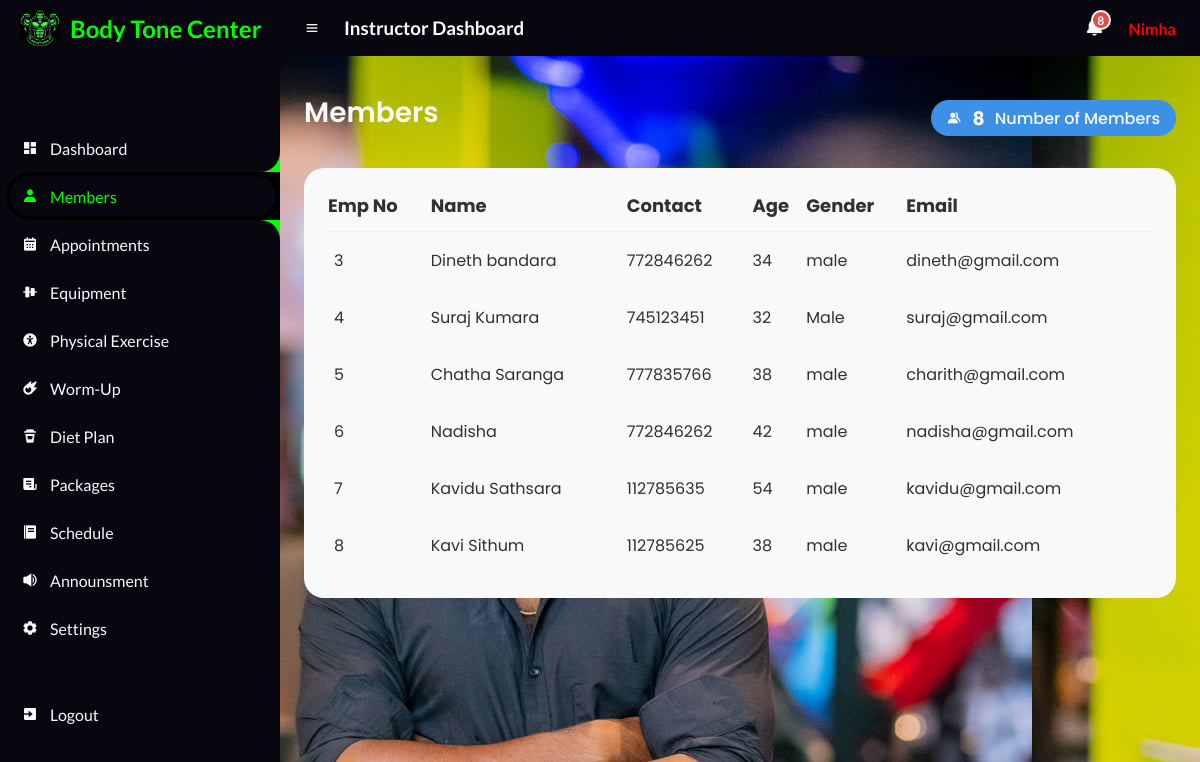
/Instructor/Members.php (signed in), run on the app's committed database.
### tables this page shows
CREATE TABLE `users` (
  `id` int(255) NOT NULL,
  `name` varchar(255) DEFAULT NULL,
  `contact` int(10) NOT NULL,
  `age` varchar(2) NOT NULL,
  `gender` varchar(10) NOT NULL,
  `email` varchar(255) NOT NULL,
  `password` varchar(255) NOT NULL,
  `user_type` varchar(255) NOT NULL
);

### Instructor/MembersBody.php (the view, shortened to what this page needs)
<main>
	<div class="head-title">
		<div class="left">
			<h1>Members</h1>
		</div>
		<a class="btn-download">
			<i class='bx bxs-group'></i>
			<?php
				require 'dbconfig.php';
				$query = "SELECT id FROM users ORDER BY id";
				$query_run = mysqli_query($connection, $query);
				$row = mysqli_num_rows($query_run);
				echo '<h3 >' . $row . '</h3>';
				?>
			<p>Number of Members</p>
		</a>
	</div>
	<div class="table-data">
		<div class="order">
			<table class="table">
				<thead>
					<tr>
						<th style="font-size: large;">Emp No</th>
						<th style="font-size: large;">Name</th>
						<th style="font-size: large;">Contact</th>
						<th  style="font-size: large;">Age</th>
						<th  style="font-size: large;">Gender</th>
						<th style="font-size: large;">Email</th>
					</tr>
				</thead>
				<tbody>
					<?php
					$servername = "localhost";
					$username = "root";
					$password = "";
					$database = "body_tone_db";
					$connection = new mysqli($servername, $username, $password, $database);
					$sql = "SELECT * FROM users WHERE user_type = 'member'";
					$result = $connection->query($sql);
					while ($row = $result->fetch_assoc()) {
						echo "
                    <tr>
                    <td>$row[id]</td>
                    <td>$row[name]</td>
                    <td>$row[contact]</td>
					<td>$row[age]</td>
					<td>$row[gender]</td>
					<td>$row[email]</td>
                    <td >
                    </td>
                </tr>
                    ";
					}
					?>
				</tbody>
			</table>
		</div>
	</div>
</main>

### Instructor/css/style.css (style rules this page uses)
* { margin: 0; padding: 0; box-sizing: border-box; }
a { text-decoration: none; }
:root { --poppins: 'Poppins', sans-serif; --lato: 'Lato', sans-serif; --light: #F9F9F9; --blue: #3C91E6; --light-blue: #CFE8FF; --grey: #eee; --dark-grey: #AAAAAA; --dark: #342E37; --red: #DB504A; --yellow: #FFCE26; --light-yellow: #FFF2C6; --orange: #FD7238; --light-orange: #FFE0D3; --black: #000000; --light-black: #1b1a1a; --li-black: #6F6C6C ; --slow-black:#08070f ; --lime:lime; }
html { overflow-x: hidden; }
body { background-image: url("8.jpg"); overflow-x: hidden; }
#content main { width: 100%; padding: 36px 24px; font-family: var(--poppins); max-height: calc(100vh - 56px); overflow-y: auto; }
#content main .head-title { display: flex; align-items: center; justify-content: space-between; grid-gap: 16px; flex-wrap: wrap; }
#content main .head-title .left h1 { font-size: 28px; font-weight: 600; margin-bottom: 10px; color: var(--light); }
#content main .head-title .btn-download { height: 36px; padding: 0 16px; border-radius: 36px; background: var(--blue); color: var(--light); display: flex; justify-content: center; align-items: center; grid-gap: 10px; font-weight: 500; }
#content main .table-data { display: flex; flex-wrap: wrap; grid-gap: 24px; margin-top: 24px; width: 100%; color: var(--dark); }
#content main .table-data > div { border-radius: 20px; background: var(--light); padding: 24px; overflow-x: auto; }
#content main .table-data .order { flex-grow: 1; flex-basis: 500px; }
#content main .table-data .order table { width: 100%; border-collapse: collapse; }
#content main .table-data .order table th { padding-bottom: 12px; font-size: 13px; text-align: left; border-bottom: 1px solid var(--grey); }
#content main .table-data .order table td { padding: 16px 0; }
#content main .table-data .order table tr td:first-child { display: flex; align-items: center; grid-gap: 12px; padding-left: 6px; }

### Instructor/MembersBody.php (style rules this page uses)
* { box-sizing: border-box; }

### data on the page
users: id "3", name "Dineth bandara", contact "772846262", age "34", gender "male", email "dineth@gmail.com"
users: id "4", name "Suraj Kumara", contact "745123451", age "32", gender "Male", email "suraj@gmail.com"
users: id "5", name "Chatha Saranga", contact "777835766", age "38", gender "male", email "charith@gmail.com"
users: id "6", name "Nadisha", contact "772846262", age "42", gender "male", email "nadisha@gmail.com"
users: id "7", name "Kavidu Sathsara", contact "112785635", age "54", gender "male", email "kavidu@gmail.com"
users: id "8", name "Kavi Sithum", contact "112785625", age "38", gender "male", email "kavi@gmail.com"

### other printed values
$_SESSION['instructor_name'] "Nimha"
$row "8"
